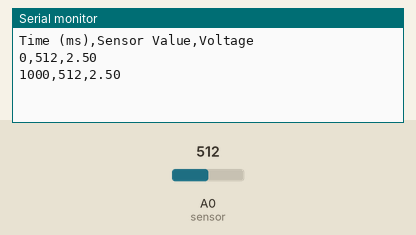
Simulated run of this sketch. Board: Arduino Uno, built with avr-gcc and run on an emulated ATmega328P. On the bench: the last lines printed to the serial monitor. The inputs (shaded band) are chosen by the test bench; at power-on: A0 (sensor) = 512.

Above: at 1.8 s.
1.9 s: A0 (sensor) set to 716
At 2.8 s:
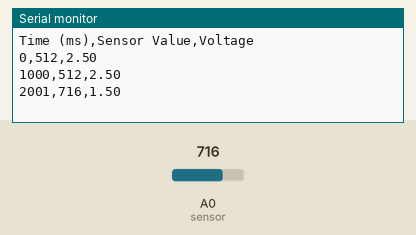
3.4 s: A0 (sensor) set to 900
At 4.8 s:
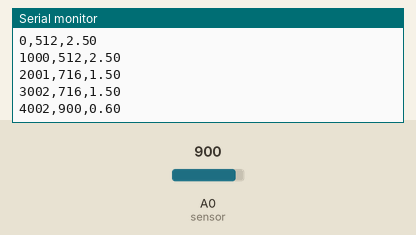
Timing chart, 0 to 6.4 s (numbered marks = the images above; inputs shaded):
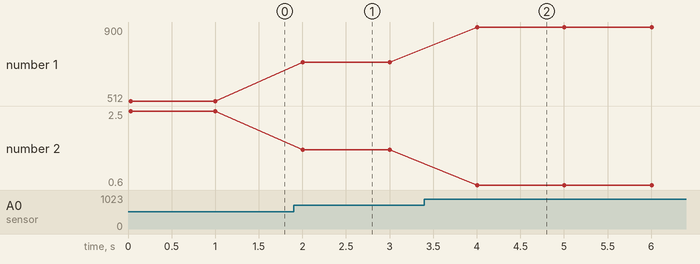

The sketch:

nov24.ino.ino
```cpp
void setup() {
  Serial.begin(9600);  // Start Serial communication
  Serial.println("Time (ms),Sensor Value,Voltage");  // CSV header
}

void loop() {
  unsigned long time = millis();  // Time in milliseconds
  int sensorValue = analogRead(A0);  // Read sensor value from A0
  double voltage = sensorValue * (5.0 / 1023.0);  // Convert to voltage
  double normalizedVoltage = 5 - voltage; //flips graph across time axis

  // Output data in CSV format
  Serial.print(time);
  Serial.print(",");
  Serial.print(sensorValue);
  Serial.print(",");
  Serial.println(normalizedVoltage);

  delay(1000);  // Log data every second
}
```

Measured:
- after the input at 1.9 s, the serial monitor: prints a new line after 0.10 s (image 1)
- after the input at 3.4 s, the serial monitor: prints a new line after 0.60 s (image 2)
- plotted number 1: 512 → 716 after the input at 1.9 s, 716 → 900 after the input at 3.4 s
- plotted number 2: 2.5 → 1.5 after the input at 1.9 s, 1.5 → 0.6 after the input at 3.4 s
